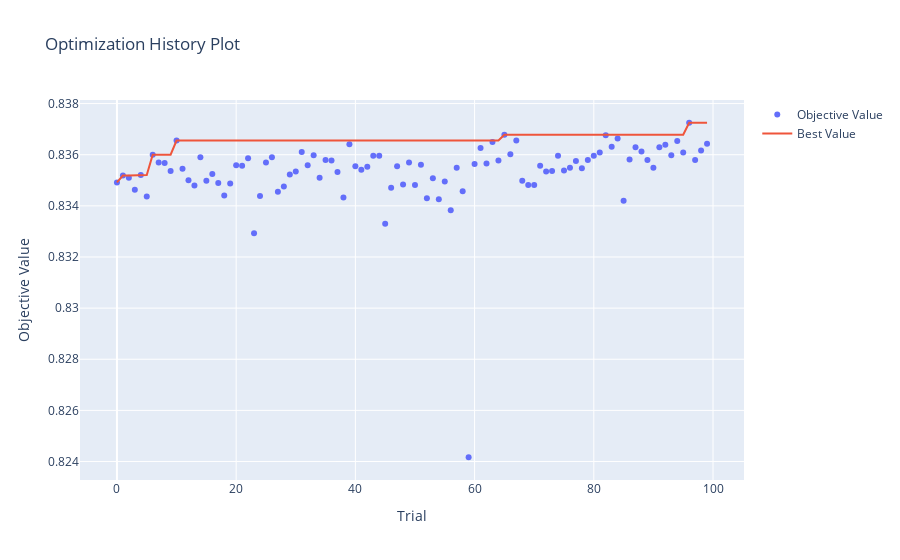

The notebook cell saved with this chart:
### Code cell
import optuna.visualization as vis
fig = vis.plot_optimization_history(study)
fig.show()
